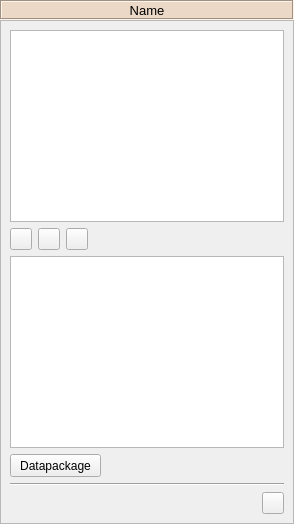
<?xml version="1.0" encoding="UTF-8"?>
<!--
######################################################################################################################
# Copyright (C) 2017-2020 Spine project consortium
# This file is part of Spine Toolbox.
# Spine Toolbox is free software: you can redistribute it and\/or modify it under the terms of the GNU Lesser General
# Public License as published by the Free Software Foundation, either version 3 of the License, or (at your option)
# any later version. This program is distributed in the hope that it will be useful, but WITHOUT ANY WARRANTY;
# without even the implied warranty of MERCHANTABILITY or FITNESS FOR A PARTICULAR PURPOSE. See the GNU Lesser General
# Public License for more details. You should have received a copy of the GNU Lesser General Public License along with
# this program. If not, see <http:\/\/www.gnu.org\/licenses\/>.
######################################################################################################################
-->
<ui version="4.0">
 <class>Form</class>
 <widget class="QWidget" name="Form">
  <property name="geometry">
   <rect>
    <x>0</x>
    <y>0</y>
    <width>294</width>
    <height>524</height>
   </rect>
  </property>
  <property name="windowTitle">
   <string>Form</string>
  </property>
  <layout class="QVBoxLayout" name="verticalLayout">
   <property name="spacing">
    <number>0</number>
   </property>
   <property name="leftMargin">
    <number>0</number>
   </property>
   <property name="topMargin">
    <number>0</number>
   </property>
   <property name="rightMargin">
    <number>0</number>
   </property>
   <property name="bottomMargin">
    <number>0</number>
   </property>
   <item>
    <widget class="QLabel" name="label_dc_name">
     <property name="sizePolicy">
      <sizepolicy hsizetype="Preferred" vsizetype="Fixed">
       <horstretch>0</horstretch>
       <verstretch>0</verstretch>
      </sizepolicy>
     </property>
     <property name="minimumSize">
      <size>
       <width>0</width>
       <height>20</height>
      </size>
     </property>
     <property name="maximumSize">
      <size>
       <width>16777215</width>
       <height>20</height>
      </size>
     </property>
     <property name="font">
      <font>
       <pointsize>10</pointsize>
       <weight>50</weight>
       <bold>false</bold>
      </font>
     </property>
     <property name="styleSheet">
      <string notr="true">background-color: #ecd8c6;</string>
     </property>
     <property name="frameShape">
      <enum>QFrame::Box</enum>
     </property>
     <property name="frameShadow">
      <enum>QFrame::Sunken</enum>
     </property>
     <property name="text">
      <string>Name</string>
     </property>
     <property name="alignment">
      <set>Qt::AlignCenter</set>
     </property>
     <property name="wordWrap">
      <bool>true</bool>
     </property>
    </widget>
   </item>
   <item>
    <widget class="QScrollArea" name="scrollArea_2">
     <property name="widgetResizable">
      <bool>true</bool>
     </property>
     <widget class="QWidget" name="scrollAreaWidgetContents_2">
      <property name="geometry">
       <rect>
        <x>0</x>
        <y>0</y>
        <width>292</width>
        <height>502</height>
       </rect>
      </property>
      <layout class="QVBoxLayout" name="verticalLayout_16">
       <item>
        <widget class="ReferencesTreeView" name="treeView_dc_references">
         <property name="sizePolicy">
          <sizepolicy hsizetype="Expanding" vsizetype="Expanding">
           <horstretch>0</horstretch>
           <verstretch>0</verstretch>
          </sizepolicy>
         </property>
         <property name="font">
          <font>
           <pointsize>9</pointsize>
          </font>
         </property>
         <property name="contextMenuPolicy">
          <enum>Qt::CustomContextMenu</enum>
         </property>
         <property name="acceptDrops">
          <bool>true</bool>
         </property>
         <property name="toolTip">
          <string>&lt;html&gt;&lt;head/&gt;&lt;body&gt;&lt;p&gt;Drag-and-drop files here, they will be added as references.&lt;/p&gt;&lt;/body&gt;&lt;/html&gt;</string>
         </property>
         <property name="selectionMode">
          <enum>QAbstractItemView::ExtendedSelection</enum>
         </property>
         <property name="textElideMode">
          <enum>Qt::ElideLeft</enum>
         </property>
         <property name="verticalScrollMode">
          <enum>QAbstractItemView::ScrollPerPixel</enum>
         </property>
         <property name="indentation">
          <number>5</number>
         </property>
         <property name="uniformRowHeights">
          <bool>true</bool>
         </property>
         <attribute name="headerStretchLastSection">
          <bool>true</bool>
         </attribute>
        </widget>
       </item>
       <item>
        <layout class="QHBoxLayout" name="horizontalLayout_2">
         <item>
          <widget class="QToolButton" name="toolButton_plus">
           <property name="sizePolicy">
            <sizepolicy hsizetype="Fixed" vsizetype="Fixed">
             <horstretch>0</horstretch>
             <verstretch>0</verstretch>
            </sizepolicy>
           </property>
           <property name="minimumSize">
            <size>
             <width>22</width>
             <height>22</height>
            </size>
           </property>
           <property name="maximumSize">
            <size>
             <width>22</width>
             <height>22</height>
            </size>
           </property>
           <property name="font">
            <font>
             <pointsize>10</pointsize>
             <weight>75</weight>
             <bold>true</bold>
            </font>
           </property>
           <property name="toolTip">
            <string>&lt;html&gt;&lt;head/&gt;&lt;body&gt;&lt;p&gt;Add references&lt;/p&gt;&lt;/body&gt;&lt;/html&gt;</string>
           </property>
           <property name="text">
            <string/>
           </property>
           <property name="icon">
            <iconset resource="../../../ui/resources/resources_icons.qrc">
             <normaloff>:/icons/plus.svg</normaloff>:/icons/plus.svg</iconset>
           </property>
           <property name="popupMode">
            <enum>QToolButton::InstantPopup</enum>
           </property>
          </widget>
         </item>
         <item>
          <widget class="QToolButton" name="toolButton_minus">
           <property name="sizePolicy">
            <sizepolicy hsizetype="Fixed" vsizetype="Fixed">
             <horstretch>0</horstretch>
             <verstretch>0</verstretch>
            </sizepolicy>
           </property>
           <property name="minimumSize">
            <size>
             <width>22</width>
             <height>22</height>
            </size>
           </property>
           <property name="maximumSize">
            <size>
             <width>22</width>
             <height>22</height>
            </size>
           </property>
           <property name="font">
            <font>
             <pointsize>10</pointsize>
             <weight>75</weight>
             <bold>true</bold>
            </font>
           </property>
           <property name="toolTip">
            <string>&lt;html&gt;&lt;head/&gt;&lt;body&gt;&lt;p&gt;Remove selected references or all if nothing is selected&lt;/p&gt;&lt;/body&gt;&lt;/html&gt;</string>
           </property>
           <property name="text">
            <string/>
           </property>
           <property name="icon">
            <iconset resource="../../../ui/resources/resources_icons.qrc">
             <normaloff>:/icons/minus.svg</normaloff>:/icons/minus.svg</iconset>
           </property>
           <property name="popupMode">
            <enum>QToolButton::InstantPopup</enum>
           </property>
          </widget>
         </item>
         <item>
          <widget class="QToolButton" name="toolButton_add">
           <property name="minimumSize">
            <size>
             <width>22</width>
             <height>22</height>
            </size>
           </property>
           <property name="maximumSize">
            <size>
             <width>22</width>
             <height>22</height>
            </size>
           </property>
           <property name="toolTip">
            <string>&lt;html&gt;&lt;head/&gt;&lt;body&gt;&lt;p&gt;Add references to project. Copies files to Data connection's directory.&lt;/p&gt;&lt;/body&gt;&lt;/html&gt;</string>
           </property>
           <property name="text">
            <string/>
           </property>
           <property name="icon">
            <iconset resource="../../../ui/resources/resources_icons.qrc">
             <normaloff>:/icons/file-download.svg</normaloff>:/icons/file-download.svg</iconset>
           </property>
           <property name="iconSize">
            <size>
             <width>16</width>
             <height>16</height>
            </size>
           </property>
           <property name="popupMode">
            <enum>QToolButton::InstantPopup</enum>
           </property>
          </widget>
         </item>
         <item>
          <spacer name="horizontalSpacer_2">
           <property name="orientation">
            <enum>Qt::Horizontal</enum>
           </property>
           <property name="sizeHint" stdset="0">
            <size>
             <width>40</width>
             <height>20</height>
            </size>
           </property>
          </spacer>
         </item>
        </layout>
       </item>
       <item>
        <widget class="DataTreeView" name="treeView_dc_data">
         <property name="sizePolicy">
          <sizepolicy hsizetype="Expanding" vsizetype="Expanding">
           <horstretch>0</horstretch>
           <verstretch>0</verstretch>
          </sizepolicy>
         </property>
         <property name="font">
          <font>
           <pointsize>9</pointsize>
          </font>
         </property>
         <property name="contextMenuPolicy">
          <enum>Qt::CustomContextMenu</enum>
         </property>
         <property name="acceptDrops">
          <bool>true</bool>
         </property>
         <property name="toolTip">
          <string>&lt;html&gt;&lt;head/&gt;&lt;body&gt;&lt;p&gt;Drag-and-drop files here, they will be copied to the data directory.&lt;/p&gt;&lt;/body&gt;&lt;/html&gt;</string>
         </property>
         <property name="selectionMode">
          <enum>QAbstractItemView::ExtendedSelection</enum>
         </property>
         <property name="textElideMode">
          <enum>Qt::ElideLeft</enum>
         </property>
         <property name="verticalScrollMode">
          <enum>QAbstractItemView::ScrollPerPixel</enum>
         </property>
         <property name="indentation">
          <number>5</number>
         </property>
         <property name="uniformRowHeights">
          <bool>true</bool>
         </property>
         <attribute name="headerStretchLastSection">
          <bool>true</bool>
         </attribute>
        </widget>
       </item>
       <item>
        <layout class="QHBoxLayout" name="horizontalLayout_3" stretch="0,1">
         <item>
          <widget class="QPushButton" name="pushButton_datapackage">
           <property name="sizePolicy">
            <sizepolicy hsizetype="MinimumExpanding" vsizetype="Fixed">
             <horstretch>0</horstretch>
             <verstretch>0</verstretch>
            </sizepolicy>
           </property>
           <property name="minimumSize">
            <size>
             <width>91</width>
             <height>23</height>
            </size>
           </property>
           <property name="maximumSize">
            <size>
             <width>16777215</width>
             <height>23</height>
            </size>
           </property>
           <property name="toolTip">
            <string>&lt;html&gt;&lt;head/&gt;&lt;body&gt;&lt;p&gt;Open Spine datapackage editor&lt;/p&gt;&lt;/body&gt;&lt;/html&gt;</string>
           </property>
           <property name="text">
            <string>Datapackage</string>
           </property>
           <property name="icon">
            <iconset resource="../../../ui/resources/resources_icons.qrc">
             <normaloff>:/icons/datapkg.png</normaloff>:/icons/datapkg.png</iconset>
           </property>
          </widget>
         </item>
         <item>
          <spacer name="horizontalSpacer_3">
           <property name="orientation">
            <enum>Qt::Horizontal</enum>
           </property>
           <property name="sizeHint" stdset="0">
            <size>
             <width>40</width>
             <height>20</height>
            </size>
           </property>
          </spacer>
         </item>
        </layout>
       </item>
       <item>
        <widget class="Line" name="line_3">
         <property name="orientation">
          <enum>Qt::Horizontal</enum>
         </property>
        </widget>
       </item>
       <item>
        <layout class="QHBoxLayout" name="horizontalLayout_7">
         <item>
          <spacer name="horizontalSpacer_10">
           <property name="orientation">
            <enum>Qt::Horizontal</enum>
           </property>
           <property name="sizeHint" stdset="0">
            <size>
             <width>40</width>
             <height>20</height>
            </size>
           </property>
          </spacer>
         </item>
         <item>
          <widget class="QToolButton" name="toolButton_dc_open_dir">
           <property name="sizePolicy">
            <sizepolicy hsizetype="Fixed" vsizetype="Fixed">
             <horstretch>0</horstretch>
             <verstretch>0</verstretch>
            </sizepolicy>
           </property>
           <property name="minimumSize">
            <size>
             <width>22</width>
             <height>22</height>
            </size>
           </property>
           <property name="maximumSize">
            <size>
             <width>22</width>
             <height>22</height>
            </size>
           </property>
           <property name="toolTip">
            <string>&lt;html&gt;&lt;head/&gt;&lt;body&gt;&lt;p&gt;Open this Data Connection's project directory in file browser&lt;/p&gt;&lt;/body&gt;&lt;/html&gt;</string>
           </property>
           <property name="icon">
            <iconset resource="../../../ui/resources/resources_icons.qrc">
             <normaloff>:/icons/menu_icons/folder-open-solid.svg</normaloff>:/icons/menu_icons/folder-open-solid.svg</iconset>
           </property>
          </widget>
         </item>
        </layout>
       </item>
      </layout>
     </widget>
    </widget>
   </item>
  </layout>
 </widget>
 <customwidgets>
  <customwidget>
   <class>ReferencesTreeView</class>
   <extends>QTreeView</extends>
   <header>spine_items/widgets/custom_qtreeview.h</header>
  </customwidget>
  <customwidget>
   <class>DataTreeView</class>
   <extends>QTreeView</extends>
   <header>spine_items/widgets/custom_qtreeview.h</header>
  </customwidget>
 </customwidgets>
 <resources>
  <include location="../../../ui/resources/resources_icons.qrc"/>
 </resources>
 <connections/>
</ui>
